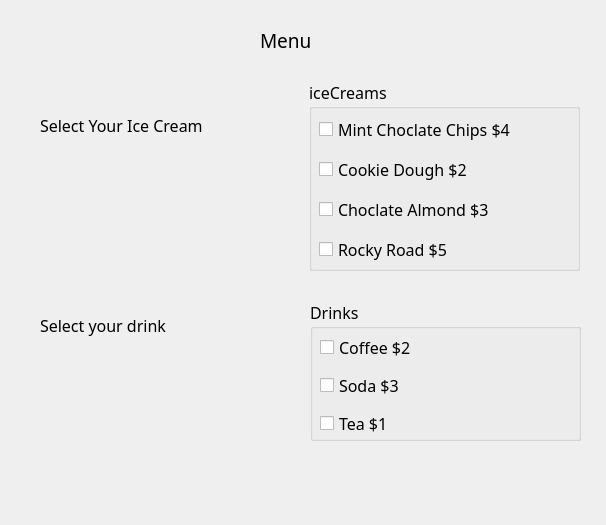
<?xml version="1.0" encoding="UTF-8"?>
<ui version="4.0">
 <class>Dialog</class>
 <widget class="QDialog" name="Dialog">
  <property name="geometry">
   <rect>
    <x>0</x>
    <y>0</y>
    <width>606</width>
    <height>525</height>
   </rect>
  </property>
  <property name="font">
   <font>
    <family>Monaco</family>
    <pointsize>12</pointsize>
   </font>
  </property>
  <property name="windowTitle">
   <string>Dialog</string>
  </property>
  <widget class="QGroupBox" name="groupBoxIceCreams">
   <property name="geometry">
    <rect>
     <x>309</x>
     <y>80</y>
     <width>271</width>
     <height>191</height>
    </rect>
   </property>
   <property name="title">
    <string>iceCreams</string>
   </property>
   <widget class="QWidget" name="verticalLayoutWidget">
    <property name="geometry">
     <rect>
      <x>10</x>
      <y>30</y>
      <width>239</width>
      <height>161</height>
     </rect>
    </property>
    <layout class="QVBoxLayout" name="verticalLayout">
     <item>
      <widget class="QCheckBox" name="checkBoxChoclateChips">
       <property name="text">
        <string>Mint Choclate Chips $4</string>
       </property>
      </widget>
     </item>
     <item>
      <widget class="QCheckBox" name="checkBoxCookieDough">
       <property name="text">
        <string>Cookie Dough $2</string>
       </property>
      </widget>
     </item>
     <item>
      <widget class="QCheckBox" name="checkBoxChoclateAlmond">
       <property name="text">
        <string>Choclate Almond $3</string>
       </property>
      </widget>
     </item>
     <item>
      <widget class="QCheckBox" name="checkBoxRockyRoad">
       <property name="text">
        <string>Rocky Road $5</string>
       </property>
      </widget>
     </item>
    </layout>
   </widget>
  </widget>
  <widget class="QGroupBox" name="groupBoxDrinks">
   <property name="geometry">
    <rect>
     <x>310</x>
     <y>300</y>
     <width>271</width>
     <height>141</height>
    </rect>
   </property>
   <property name="title">
    <string>Drinks</string>
   </property>
   <widget class="QWidget" name="verticalLayoutWidget_2">
    <property name="geometry">
     <rect>
      <x>10</x>
      <y>30</y>
      <width>160</width>
      <height>111</height>
     </rect>
    </property>
    <layout class="QVBoxLayout" name="verticalLayout_2">
     <item>
      <widget class="QCheckBox" name="checkBoxCoffee">
       <property name="text">
        <string>Coffee $2</string>
       </property>
      </widget>
     </item>
     <item>
      <widget class="QCheckBox" name="checkBoxSoda">
       <property name="text">
        <string>Soda $3</string>
       </property>
      </widget>
     </item>
     <item>
      <widget class="QCheckBox" name="checkBoxTea">
       <property name="text">
        <string>Tea $1</string>
       </property>
      </widget>
     </item>
    </layout>
   </widget>
  </widget>
  <widget class="QLabel" name="label">
   <property name="geometry">
    <rect>
     <x>260</x>
     <y>20</y>
     <width>141</width>
     <height>41</height>
    </rect>
   </property>
   <property name="font">
    <font>
     <family>Monaco</family>
     <pointsize>14</pointsize>
    </font>
   </property>
   <property name="text">
    <string>Menu</string>
   </property>
  </widget>
  <widget class="QLabel" name="label_2">
   <property name="geometry">
    <rect>
     <x>40</x>
     <y>110</y>
     <width>231</width>
     <height>31</height>
    </rect>
   </property>
   <property name="text">
    <string>Select Your Ice Cream</string>
   </property>
  </widget>
  <widget class="QLabel" name="label_3">
   <property name="geometry">
    <rect>
     <x>40</x>
     <y>310</y>
     <width>181</width>
     <height>31</height>
    </rect>
   </property>
   <property name="text">
    <string>Select your drink</string>
   </property>
  </widget>
  <widget class="QLabel" name="labelAmount">
   <property name="geometry">
    <rect>
     <x>50</x>
     <y>460</y>
     <width>501</width>
     <height>41</height>
    </rect>
   </property>
   <property name="text">
    <string/>
   </property>
  </widget>
 </widget>
 <resources/>
 <connections/>
</ui>
